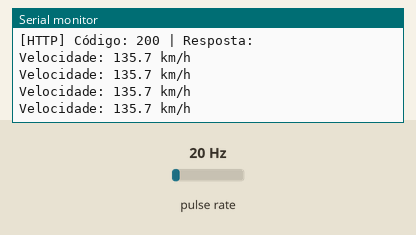
Bench run of a sketch on a simulated ESP32. Shown: the last lines printed to the serial monitor. Wiring (inferred from the names in the program): pulse sensor: data GPIO 4. Inputs (shaded band) come from the test bench; at power-on: pulse rate 20 Hz. WiFi joins after 1.5 s; servers stay silent unless stated; uploads are accepted with an empty reply.

Above: at 2.7 s.
2.8 s: pulse rate (sensor on GPIO 4) set to 4 Hz
At 4.17 s:
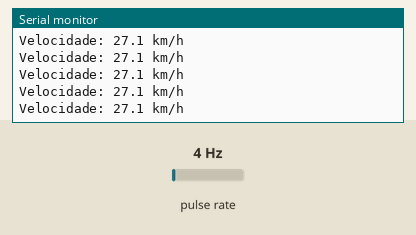
4.3 s: pulse rate (sensor on GPIO 4) set to 50 Hz
At 6.17 s:
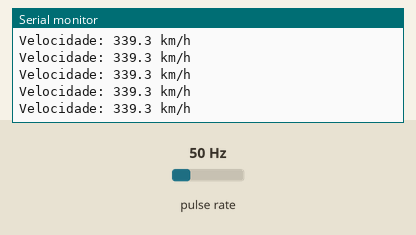
Timing chart, 0 to 7.7 s (numbered marks = the images above; inputs shaded):
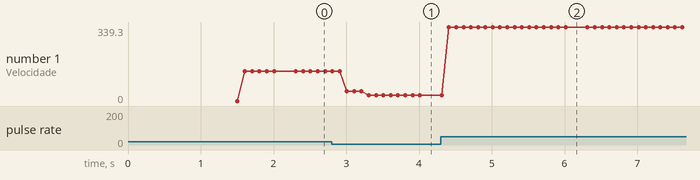

Measured:
- after the input at 2.8 s, the serial monitor: prints a new line after 0.21 s (image 1)
- after the input at 4.3 s, the serial monitor: prints a new line after 0.11 s (image 2)
- plotted number 1: 135.7 → 27.1 after the input at 2.8 s, 27.1 → 339.3 after the input at 4.3 s

The sketch:

sketch_may14a.ino
```cpp
#include <Arduino.h>
#include <WiFi.h>
#include <HTTPClient.h>

// Coloque aqui o nome e a senha do Roteador Wi-Fi do seu celular
const char* ssid = "NOME_DO_WIFI_DO_CELULAR";
const char* password = "SENHA_DO_WIFI_DO_CELULAR";

// IMPORTANTE: Insira o IP do seu computador na rede do celular (veja o passo 2)
const String serverName = "http://192.168.X.X/sensor.php";

// Definição do pino do sensor Hall
#define HALL_SENSOR_PIN 4

volatile unsigned long lastPulseTime = 0;
volatile unsigned long pulseInterval = 0;
volatile bool firstPulse = true;

float wheelDiameter = 0.60; // Diâmetro da roda em metros
float wheelCircumference;
float speedKmh = 0;

// Controle de tempo para envio dos dados
unsigned long lastSendTime = 0;
const unsigned long sendInterval = 2000;

void IRAM_ATTR detectMagnet() {
    unsigned long currentTime = micros();

    // Debounce de 5ms
    if (currentTime - lastPulseTime > 5000) {
        if (!firstPulse) {
            pulseInterval = currentTime - lastPulseTime;
        } else {
            firstPulse = false;
        }
        lastPulseTime = currentTime;
    }
}

void setup() {
    Serial.begin(115200);

    // Conectando à rede Wi-Fi do Celular
    Serial.print("Conectando-se a rede: ");
    Serial.println(ssid);
    WiFi.begin(ssid, password);

    while (WiFi.status() != WL_CONNECTED) {
        delay(500);
        Serial.print(".");
    }

    Serial.println("");
    Serial.println("Wi-Fi Conectado!");
    Serial.print("IP do ESP32: ");
    Serial.println(WiFi.localIP());

    pinMode(HALL_SENSOR_PIN, INPUT_PULLUP);

    wheelCircumference = wheelDiameter * 3.141592;

    attachInterrupt(digitalPinToInterrupt(HALL_SENSOR_PIN), detectMagnet, FALLING);

    Serial.println("Sistema de Velocidade Iniciado");
}

void loop() {
    noInterrupts();
    unsigned long interval = pulseInterval;
    unsigned long timeSinceLastPulse = micros() - lastPulseTime;
    interrupts();

    if (timeSinceLastPulse > 2000000 || firstPulse) {
        speedKmh = 0;
        noInterrupts();
        pulseInterval = 0;
        firstPulse = true;
        interrupts();
    }
    else if (interval > 0) {
        float pulsesPerSecond = 1000000.0 / interval;
        speedKmh = (wheelCircumference * pulsesPerSecond) * 3.6;
    }

    // Monitor Serial (via Cabo)
    Serial.print("Velocidade: ");
    Serial.print(speedKmh, 1);
    Serial.println(" km/h");

    // Envia para o servidor PHP local via Wi-Fi se estiver conectado
    if (millis() - lastSendTime > sendInterval) {
        lastSendTime = millis();

        if (WiFi.status() == WL_CONNECTED) {
            HTTPClient http;

            http.begin(serverName);
            http.addHeader("Content-Type", "application/x-www-form-urlencoded");

            String httpRequestData = "velocidade=" + String(speedKmh, 2);

            int httpResponseCode = http.POST(httpRequestData);

            if (httpResponseCode > 0) {
                String response = http.getString();
                Serial.print("[HTTP] Código: ");
                Serial.print(httpResponseCode);
                Serial.print(" | Resposta: ");
                Serial.println(response);
            } else {
                Serial.print("[HTTP] Erro ao enviar POST: ");
                Serial.println(http.errorToString(httpResponseCode).c_str());
            }
            http.end();
        } else {
            Serial.println("[Wi-Fi] Desconectado da rede do celular...");
        }
    }

    delay(100);
}
```
